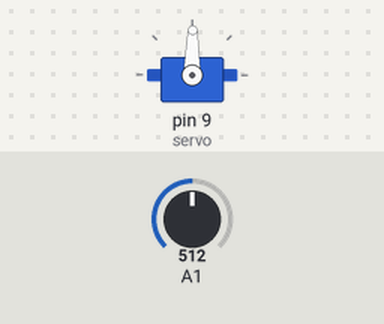
A sketch run on a simulated Arduino Uno, built with avr-gcc and run on an emulated ATmega328P. Parts: servo. The inputs (shaded band) are chosen by the test bench; at power-on: A1 = 512.

Above: at 1.2 s.
1.3 s: A1 set to 716
At 2.1 s:
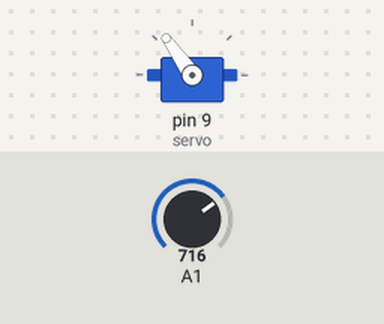
2.8 s: A1 set to 900
At 4.0 s:
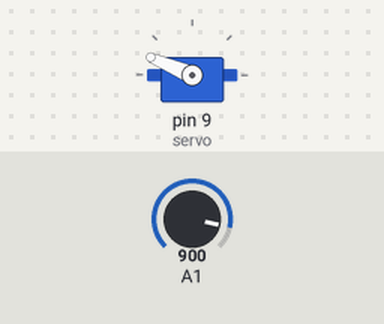
4.3 s: A1 set to 1023
At 5.4 s:
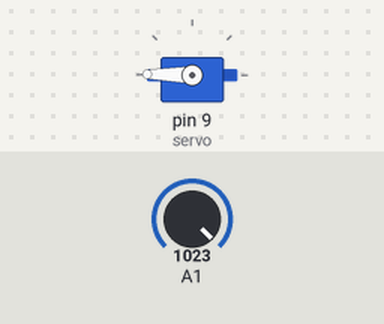
5.8 s: A1 set to 306
At 6.7 s:
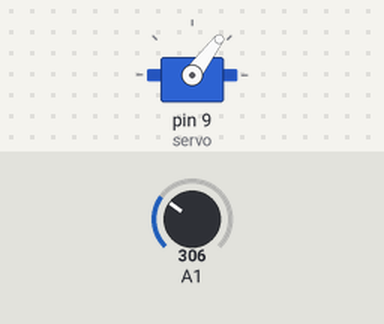
7.3 s: A1 set to 122
At 7.6 s:
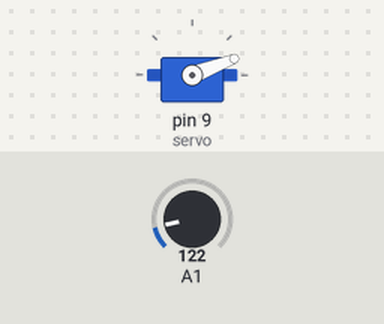
8.8 s: A1 set to 511
At 10.1 s:
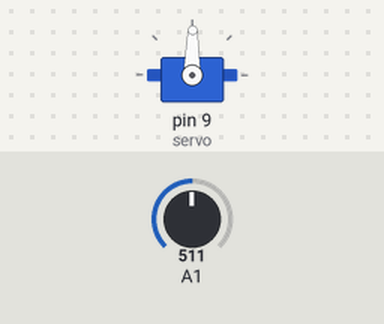
Timing chart, 0 to 11.3 s (numbered marks = the images above; inputs shaded):
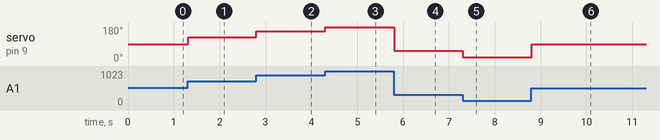

The sketch:

sketch_nov27b.ino
```cpp
#include <Servo.h>

Servo servo;
void setup() {
  servo.attach(9);
}

void loop() {
  int val = analogRead(1);
  int angle = map(val, 0, 1023, 0, 179);

  servo.write(angle);
  delay(10);
}
```

Measured:
- after the input at 1.3 s, servo on pin 9 (servo): 89° → 125° at once
- after the input at 2.8 s, servo on pin 9 (servo): 125° → 157° at once
- after the input at 4.3 s, servo on pin 9 (servo): 157° → 179° at once
- after the input at 5.8 s, servo on pin 9 (servo): 179° → 53° at once
- after the input at 7.3 s, servo on pin 9 (servo): 53° → 21° at once
- after the input at 8.8 s, servo on pin 9 (servo): 21° → 89° at once
